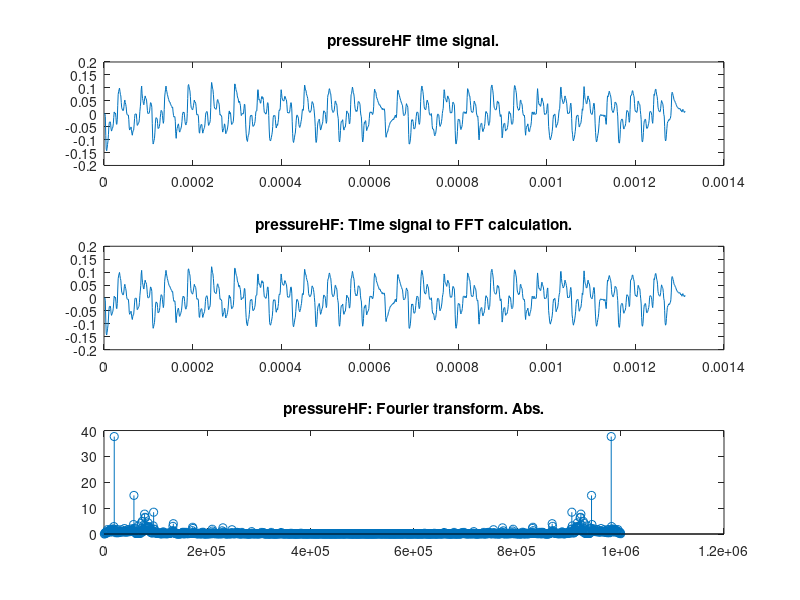
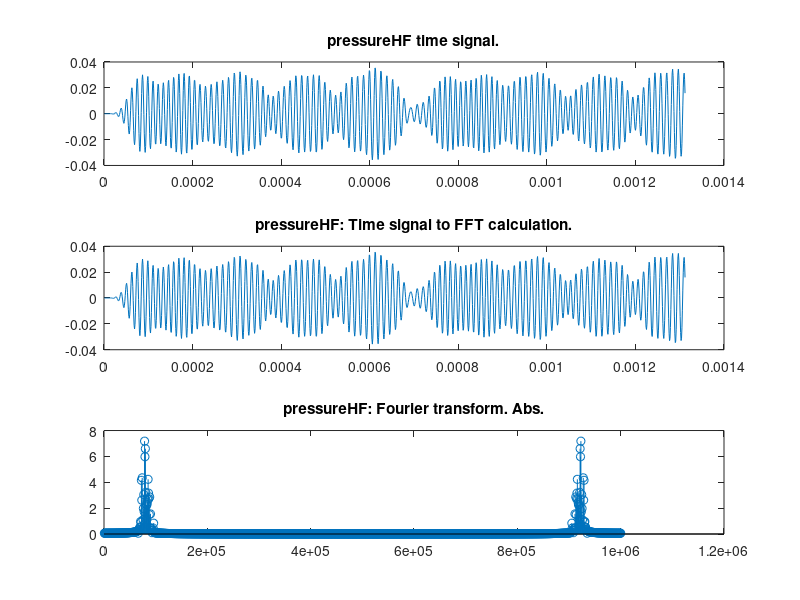
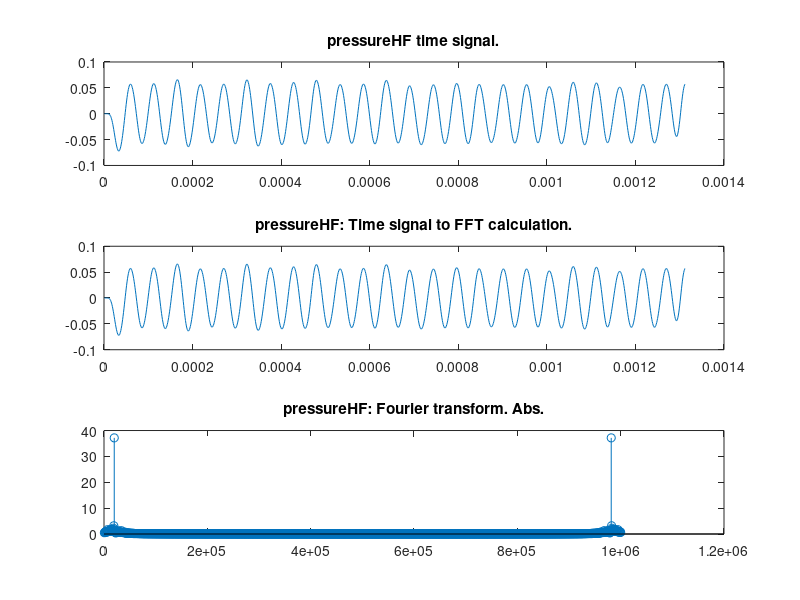
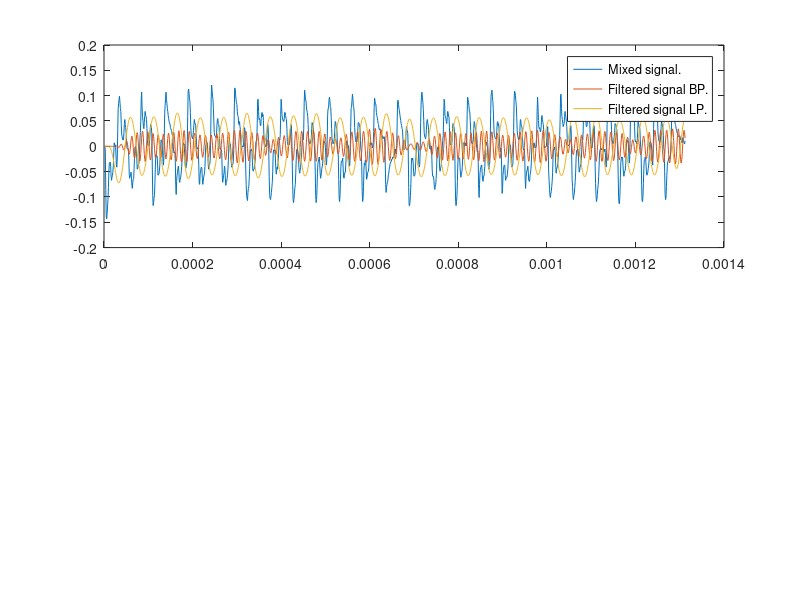

Recreate these plots in MATLAB, in order.
%mducng/SoC/D2/G2touch
%%%%%%%%%%%%%%%%%%%%%%%%%%%%%%%%%%%%%%%%%%%%%%%%%%%%%%%%%%%%%%%%%%%%%%%%%%%
clc;
clear;
close all;
%%%%%%%%%%%%%%%%%%%%%%%%%%%%%%%%%%%%%%%%%%%%%%%%%%%%%%%%%%%%%%%%%%%%%%%%%%%
% load txt file
load EVB1M.txt;
dataraw                 = EVB1M;
temp                    = size(dataraw);
length_full             = temp(1);
x_full                  = dataraw;
%%%%%%%%%%%%%%%%%%%%%%%%%%%%%%%%%%%%%%%%%%%%%%%%%%%%%%%%%%%%%%%%%%%%%%%%%%%
Fs                      = 10^6;  
dt                      = 1/Fs;
t_full                  = (0:1:length_full-1)*dt;
%%%%%%%%%%%%%%%%%%%%%%%%%%%%%%%%%%%%%%%%%%%%%%%%%%%%%%%%%%%%%%%%%%%%%%%%%%%
% filter bandpass design
wp                      = 70000;                       % passband frequency
ws                      = 90000;                       % stopband frequency
n                       = 6;                      % filter order = 2*n = 12
w1                      = (2*wp)/Fs;
w2                      = (2*ws)/Fs;
wn                      = [w1,w2];
[b1, a1]                = butter(n,wn,'bandpass');
%%%%%%%%%%%%%%%%%%%%%%%%%%%%%%%%%%%%%%%%%%%%%%%%%%%%%%%%%%%%%%%%%%%%%%%%%%%
% filter lowpass design
wc                      = 30000;                       % Cutoff frequency
n                       = 6;                      % filter order = 2*n = 12
w1                      = (2*wc)/Fs;
[b2, a2]                = butter(n,w1);
%%%%%%%%%%%%%%%%%%%%%%%%%%%%%%%%%%%%%%%%%%%%%%%%%%%%%%%%%%%%%%%%%%%%%%%%%%%
% load pressureHF:
x_pressureHF_raw        = x_full(7506:1:7506+1312-1);
% Substract mean:
x_pressureHFsm          = x_pressureHF_raw - mean(x_pressureHF_raw);
% Digital filter:
x_pressureHFbp          = filter(b1,a1,x_pressureHFsm);
x_pressureHFlp          = filter(b2,a2,x_pressureHFsm);
t_pressureHF            = (1:1:length(x_pressureHFsm))*dt;
% FFT calculation for pressureHF
Nfft                    = length(x_pressureHFlp);
deltaF                  = Fs/Nfft;
tVectors                = (1:Nfft)*dt;
fVectors                = (1:Nfft)*deltaF;
% pressureHF part to FFT calculation
fftpressureHFTem        = fft(x_pressureHFsm(1:1:Nfft),Nfft);
fftpressureHF           = abs(fftpressureHFTem);
fftpressureHFbpTem      = fft(x_pressureHFbp(1:1:Nfft),Nfft);
fftpressureHFbp         = abs(fftpressureHFbpTem);
fftpressureHFlpTem      = fft(x_pressureHFlp(1:1:Nfft),Nfft);
fftpressureHFlp         = abs(fftpressureHFlpTem);
%%%%%%%%%%%%%%%%%%%%%%%%%%%%%%%%%%%%%%%%%%%%%%%%%%%%%%%%%%%%%%%%%%%%%%%%%%%
% plot Full Beacon LF
figure(1);
subplot(3,1,1);
plot(t_pressureHF,x_pressureHFsm);
title('pressureHF time signal.');
% plot time signal
subplot(3,1,2);
plot(tVectors,x_pressureHFsm(1:Nfft));
title("pressureHF: Time signal to FFT calculation.");
%axis([0 Nfft*1/Fs 0 1*scale]);
% plot fft output
subplot(3,1,3);
stem(fVectors,fftpressureHF);
title('pressureHF: Fourier transform. Abs.'); 
%axis([0 Fs 0 Nfft/2*scale]);
%axis([0 Fs 0 25]);
%%%%%%%%%%%%%%%%%%%%%%%%%%%%%%%%%%%%%%%%%%%%%%%%%%%%%%%%%%%%%%%%%%%%%%%%%%%
% plot Full Beacon LF
figure(2);
subplot(3,1,1);
plot(t_pressureHF,x_pressureHFbp);
title('pressureHF time signal.');
% plot time signal
subplot(3,1,2);
plot(tVectors,x_pressureHFbp(1:Nfft));
title("pressureHF: Time signal to FFT calculation.");
%axis([0 Nfft*1/Fs 0 1*scale]);
% plot fft output
subplot(3,1,3);
stem(fVectors,fftpressureHFbp);
title('pressureHF: Fourier transform. Abs.'); 
%axis([0 Fs 0 Nfft/2*scale]);
%axis([0 Fs 0 25]);
%%%%%%%%%%%%%%%%%%%%%%%%%%%%%%%%%%%%%%%%%%%%%%%%%%%%%%%%%%%%%%%%%%%%%%%%%%%
% plot Full Beacon LF
figure(3);
subplot(3,1,1);
plot(t_pressureHF,x_pressureHFlp);
title('pressureHF time signal.');
% plot time signal
subplot(3,1,2);
plot(tVectors,x_pressureHFlp(1:Nfft));
title("pressureHF: Time signal to FFT calculation.");
%axis([0 Nfft*1/Fs 0 1*scale]);
% plot fft output
subplot(3,1,3);
stem(fVectors,fftpressureHFlp);
title('pressureHF: Fourier transform. Abs.'); 
%axis([0 Fs 0 Nfft/2*scale]);
%axis([0 Fs 0 25]);
%%%%%%%%%%%%%%%%%%%%%%%%%%%%%%%%%%%%%%%%%%%%%%%%%%%%%%%%%%%%%%%%%%%%%%%%%%%
% plot mixed signal and filtered signal:
figure(4);
subplot(2,1,1);
plot(t_pressureHF,x_pressureHFsm);
hold on;
plot(t_pressureHF,x_pressureHFbp);
hold on;
plot(t_pressureHF,x_pressureHFlp);
legend('Mixed signal.','Filtered signal BP.','Filtered signal LP.');